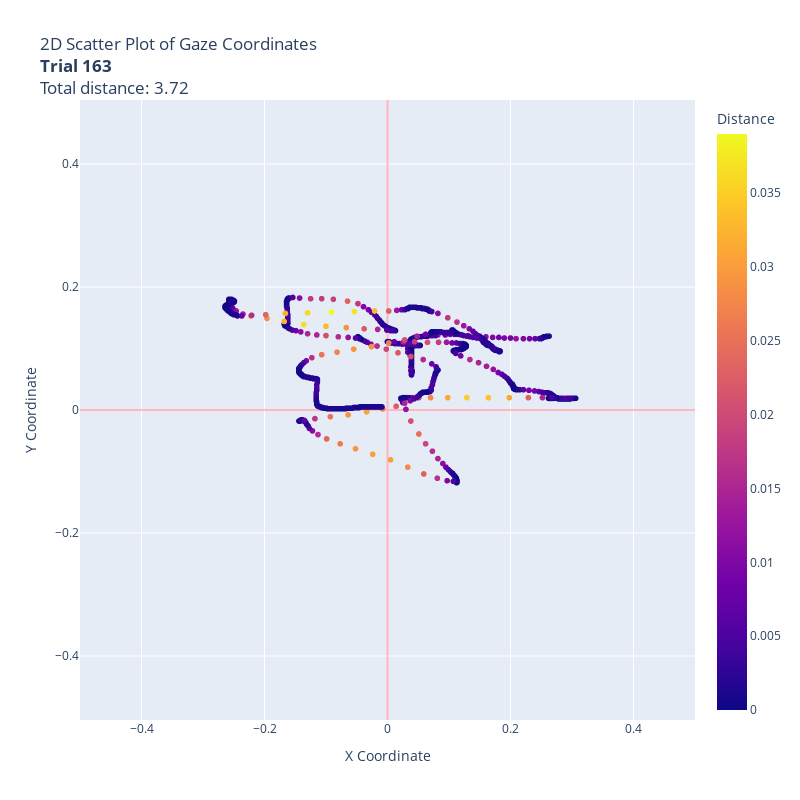

Notebook cell for this chart:
### Code cell
visualize_trial_gaze_distance(trials_focused[-20], gaze_data, color_code='Distance')

### Figure 1 — Plotly figure (JSON) as saved in the notebook; plotly's stock layout.template omitted (floating-point values rounded to 4 significant figures; data arrays with more than 128 entries replaced by an {"elided": "..."} marker saying what was removed)
{"data": [{"hovertemplate": "x=%{x}<br>y=%{y}<br>Distance=%{marker.color}<extra></extra>", "legendgroup": "", "marker": {"color": {"elided": "1303 float values"}, "coloraxis": "coloraxis", "symbol": "circle"}, "mode": "markers", "name": "", "showlegend": false, "type": "scattergl", "x": {"elided": "1303 float values"}, "xaxis": "x", "y": {"elided": "1303 float values"}, "yaxis": "y"}], "layout": {"coloraxis": {"colorbar": {"title": {"text": "Distance"}}, "colorscale": [[0, "#0d0887"], [0.1111, "#46039f"], [0.2222, "#7201a8"], [0.3333, "#9c179e"], [0.4444, "#bd3786"], [0.5556, "#d8576b"], [0.6667, "#ed7953"], [0.7778, "#fb9f3a"], [0.8889, "#fdca26"], [1, "#f0f921"]]}, "height": 800, "legend": {"tracegroupgap": 0}, "title": {"text": "2D Scatter Plot of Gaze Coordinates<br><b>Trial 163</b><br>Total distance: 3.72"}, "width": 800, "xaxis": {"anchor": "y", "domain": [0, 1], "range": [-0.5, 0.5], "title": {"text": "X Coordinate"}, "zeroline": true, "zerolinecolor": "LightPink", "zerolinewidth": 2}, "yaxis": {"anchor": "x", "domain": [0, 1], "range": [-0.5, 0.5], "scaleanchor": "x", "title": {"text": "Y Coordinate"}, "zeroline": true, "zerolinecolor": "LightPink", "zerolinewidth": 2}}}
